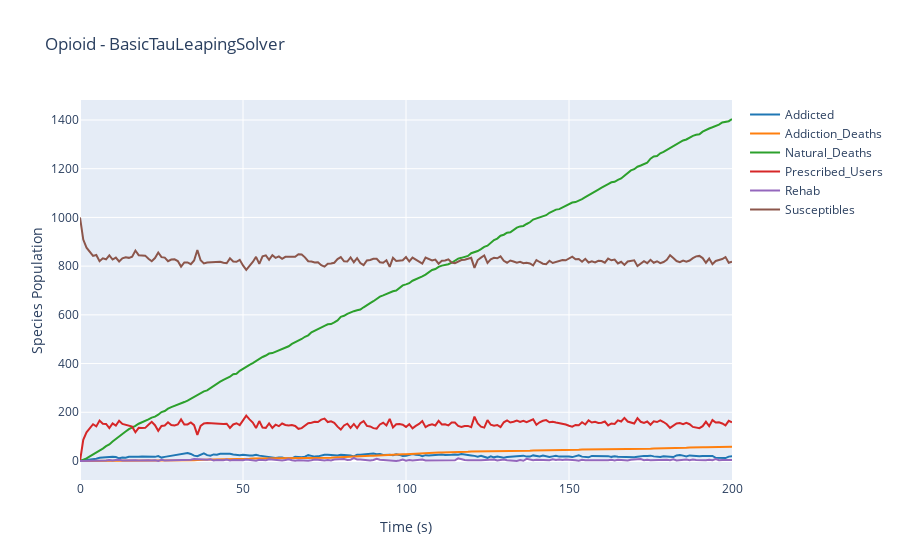

The notebook cell saved with this chart:
### Code cell
results.plotplotly()

### Figure 1 — Plotly figure (JSON) as saved in the notebook; plotly's stock layout.template omitted (floating-point values rounded to 4 significant figures; data arrays with more than 128 entries replaced by an {"elided": "..."} marker saying what was removed)
{"data": [{"line": {"color": "#1f77b4"}, "mode": "lines", "name": "Addicted", "type": "scatter", "x": {"elided": "201 int values"}, "y": {"elided": "201 int values"}}, {"line": {"color": "#ff7f0e"}, "mode": "lines", "name": "Addiction_Deaths", "type": "scatter", "x": {"elided": "201 int values"}, "y": {"elided": "201 int values"}}, {"line": {"color": "#2ca02c"}, "mode": "lines", "name": "Natural_Deaths", "type": "scatter", "x": {"elided": "201 int values"}, "y": {"elided": "201 int values"}}, {"line": {"color": "#d62728"}, "mode": "lines", "name": "Prescribed_Users", "type": "scatter", "x": {"elided": "201 int values"}, "y": {"elided": "201 int values"}}, {"line": {"color": "#9467bd"}, "mode": "lines", "name": "Rehab", "type": "scatter", "x": {"elided": "201 int values"}, "y": {"elided": "201 int values"}}, {"line": {"color": "#8c564b"}, "mode": "lines", "name": "Susceptibles", "type": "scatter", "x": {"elided": "201 int values"}, "y": {"elided": "201 int values"}}], "layout": {"showlegend": true, "title": {"text": "Opioid - BasicTauLeapingSolver"}, "xaxis": {"title": {"text": "Time (s)"}}, "yaxis": {"title": {"text": "Species Population"}}}}
